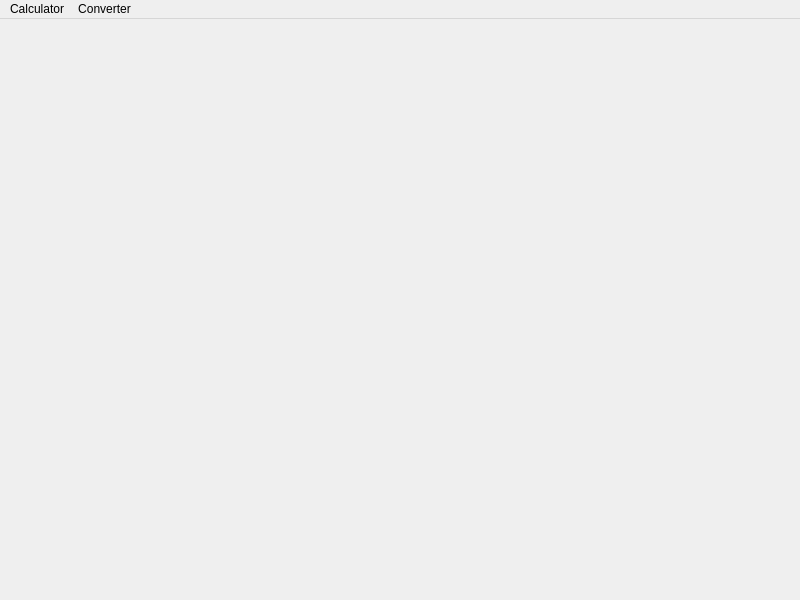
<?xml version="1.0" encoding="UTF-8"?>
<ui version="4.0">
 <class>MainWindow</class>
 <widget class="QMainWindow" name="MainWindow">
  <property name="geometry">
   <rect>
    <x>0</x>
    <y>0</y>
    <width>800</width>
    <height>600</height>
   </rect>
  </property>
  <property name="windowTitle">
   <string>MainWindow</string>
  </property>
  <widget class="QWidget" name="centralwidget">
   <layout class="QGridLayout" name="gridLayout">
    <item row="0" column="0">
     <widget class="QStackedWidget" name="stackedWidget">
      <widget class="QWidget" name="page01"/>
      <widget class="QWidget" name="page02"/>
     </widget>
    </item>
   </layout>
  </widget>
  <widget class="QMenuBar" name="menuBar">
   <property name="geometry">
    <rect>
     <x>0</x>
     <y>0</y>
     <width>800</width>
     <height>21</height>
    </rect>
   </property>
   <widget class="QMenu" name="menuFile">
    <property name="title">
     <string>Calculator</string>
    </property>
    <addaction name="actionStandard"/>
    <addaction name="actionScientific"/>
    <addaction name="actionProgrammer"/>
    <addaction name="actionGraph"/>
    <addaction name="actionDateAndTime"/>
   </widget>
   <widget class="QMenu" name="menuConverter">
    <property name="title">
     <string>Converter</string>
    </property>
    <addaction name="actionCurrency_Exchange"/>
    <addaction name="actionVolume"/>
    <addaction name="actionLength"/>
    <addaction name="actionWeight_and_Mass"/>
    <addaction name="actionTemperature"/>
    <addaction name="actionEnergy"/>
    <addaction name="actionArea"/>
    <addaction name="actionSpeed"/>
    <addaction name="actionTime"/>
    <addaction name="actionPower"/>
    <addaction name="actionData"/>
    <addaction name="actionPressure"/>
    <addaction name="actionAngle"/>
   </widget>
   <addaction name="menuFile"/>
   <addaction name="menuConverter"/>
  </widget>
  <action name="actionStandard">
   <property name="text">
    <string>Standard</string>
   </property>
   <property name="toolTip">
    <string>Standard</string>
   </property>
  </action>
  <action name="actionScientific">
   <property name="text">
    <string>Scientific</string>
   </property>
   <property name="toolTip">
    <string>Scientific</string>
   </property>
  </action>
  <action name="actionGraph">
   <property name="text">
    <string>Graph</string>
   </property>
   <property name="toolTip">
    <string>Graph</string>
   </property>
  </action>
  <action name="actionDateAndTime">
   <property name="text">
    <string>Date &amp; Time</string>
   </property>
  </action>
  <action name="actionCurrency_Exchange">
   <property name="text">
    <string>Currency Exchange</string>
   </property>
  </action>
  <action name="actionVolume">
   <property name="text">
    <string>Volume</string>
   </property>
  </action>
  <action name="actionLength">
   <property name="text">
    <string>Length</string>
   </property>
  </action>
  <action name="actionWeight_and_Mass">
   <property name="text">
    <string>Weight &amp; Mass</string>
   </property>
  </action>
  <action name="actionTemperature">
   <property name="text">
    <string>Temperature</string>
   </property>
  </action>
  <action name="actionEnergy">
   <property name="text">
    <string>Energy</string>
   </property>
  </action>
  <action name="actionArea">
   <property name="text">
    <string>Area</string>
   </property>
  </action>
  <action name="actionSpeed">
   <property name="text">
    <string>Speed</string>
   </property>
  </action>
  <action name="actionTime">
   <property name="text">
    <string>Time</string>
   </property>
  </action>
  <action name="actionPower">
   <property name="text">
    <string>Power</string>
   </property>
  </action>
  <action name="actionData">
   <property name="text">
    <string>Data</string>
   </property>
  </action>
  <action name="actionPressure">
   <property name="text">
    <string>Pressure</string>
   </property>
  </action>
  <action name="actionAngle">
   <property name="text">
    <string>Angle</string>
   </property>
  </action>
  <action name="actionProgrammer">
   <property name="text">
    <string>Programmer</string>
   </property>
  </action>
 </widget>
 <resources/>
 <connections/>
</ui>
